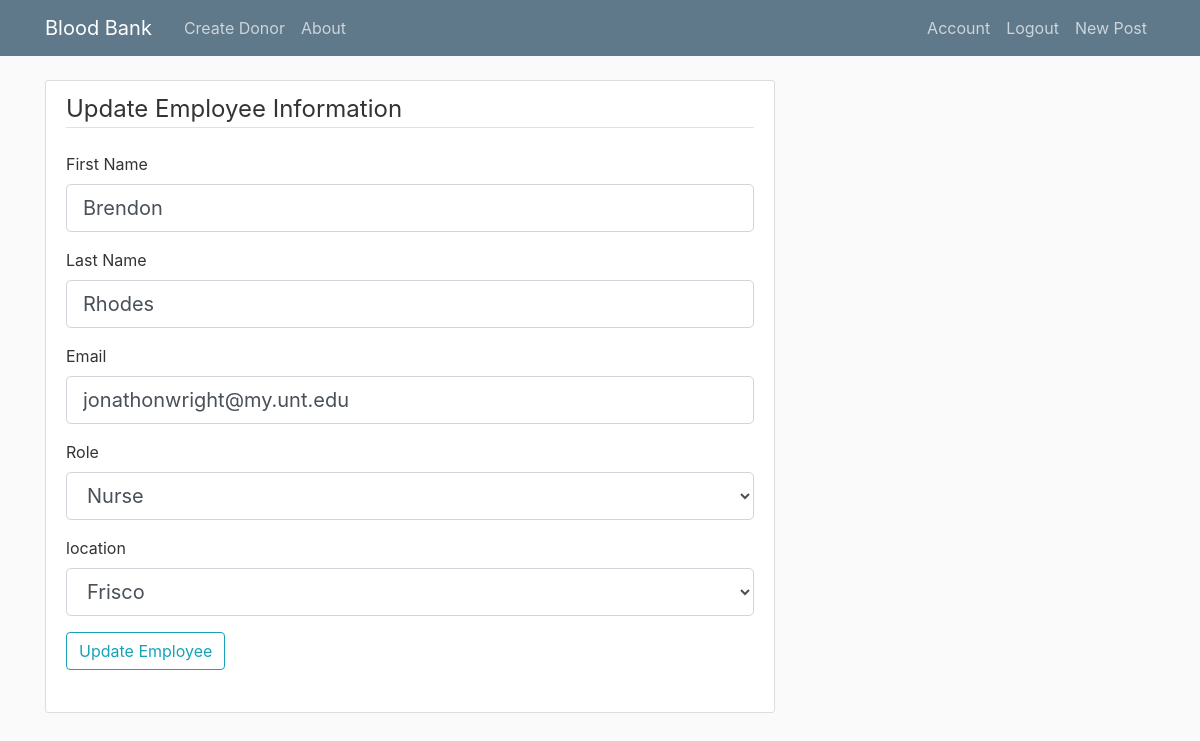
The app's page /account (signed in) with its own data.
### bloodapp/models.py (models this page shows, shortened)
class Staff(db.Model, UserMixin):
    id = db.Column(db.Integer, primary_key=True)
    first_name = db.Column(db.String(20), nullable=False)
    last_name = db.Column(db.String(20), nullable=False)
    password = db.Column(db.String(60), nullable=False)
    email = db.Column(db.String(30))
    role = db.Column(db.String(25))
    location = db.Column(db.String(25), nullable=False)

### bloodapp/routes.py (the view)
@app.route('/account', methods=["GET", "POST"])
@login_required
def UpdateEmployee():
    staff = current_user
    form = UpdateEmployeeForm()
    if form.validate_on_submit():
        staff.first_name=form.first_name.data.lower()
        staff.last_name=form.last_name.data.lower()
        staff.email=form.email.data
        staff.location=form.location.data
        db.session.commit()
        flash(f'Employee Updated', category='Success')
    elif request.method == 'GET':
        form.first_name.data=staff.first_name.capitalize()
        form.last_name.data=staff.last_name.capitalize()
        form.email.data=staff.email
        form.role.choices=[staff.role]
        form.location.data=staff.location
    return render_template('update_employee.html', title="Update Employee", form=form)

### bloodapp/forms.py (shortened to what this page needs)
class UpdateEmployeeForm(FlaskForm):
    banks = Bank.query.all()
    bank_names = [item.location for item in banks]
    roles = ["Nurse", "Doctor", "Admin"]
    first_name = StringField('First Name',
                           validators=[DataRequired(), Length(min=2, max=20)])
    last_name = StringField('Last Name',
                           validators=[DataRequired(), Length(min=2, max=20)])
    email = StringField('Email', validators=[DataRequired()])
    role = SelectField('Role', choices=roles,
                           validators=[Length(min=2, max=25)])
    location = SelectField('location', choices=bank_names, validators=[DataRequired()])
    submit = SubmitField('Update Employee')

### bloodapp/models.py (called while the page is built)
@loginManager.user_loader
def load_user(staff_id):
    return Staff.query.get(int(staff_id))

### bloodapp/templates/update_employee.html (shortened to what this page needs)
{% extends "layout.html" %}
{% block content %}
<div class="content-section">
    <form method="POST" action="">
        <fieldset class="form-group">
            <legend class="border-bottom mb-4">
                Update Employee Information
            </legend>
            <div class="form-group">
                {{form.first_name.label(class="form-control-label")}}
                {% if form.first_name.errors %}
                    {{form.first_name(class="form-control form-control-lg is-invalid")}}
                    <div class="invalid-feedback">
                        {% for error in form.first_name.errors %}
                            <span>{{ error }}</span>
                        {% endfor %}
                    </div>
                {% else %}
                {{form.first_name(class="form-control form-control-lg")}}
                {% endif %}
            </div>
            <div class="form-group">
                {{form.last_name.label(class="form-control-label")}}
                {% if form.last_name.errors %}
                    {{form.last_name(class="form-control form-control-lg is-invalid")}}
                    <div class="invalid-feedback">
                        {% for error in form.last_name.errors %}
                            <span>{{ error }}</span>
                        {% endfor %}
                    </div>
                {% else %}
                {{form.last_name(class="form-control form-control-lg")}}
                {% endif %}
            </div>
            <div class="form-group">
                {{form.email.label(class="form-control-label")}}
                {% if form.email.errors %}
                    {{form.email(class="form-control form-control-lg is-invalid")}}
                    <div class="invalid-feedback">
                        {% for error in form.email.errors %}
                            <span>{{ error }}</span>
                        {% endfor %}
                    </div>
                {% else %}
                {{form.email(class="form-control form-control-lg")}}
                {% endif %}
            </div>
            <div class="form-group">
                {{form.role.label(class="form-control-label")}}
                {% if form.role.errors %}
                    {{form.role(class="form-control form-control-lg is-invalid")}}
                    <div class="invalid-feedback">
                        {% for error in form.role.errors %}
                            <span>{{ error }}</span>
                        {% endfor %}
                    </div>
                {% else %}
                {{form.role(class="form-control form-control-lg")}}
                {% endif %}
            </div>
            <div class="form-group">
                {{form.location.label(class="form-control-label")}}
                {% if form.location.errors %}
                    {{form.location(class="is-invalid")}}
                    <div class="invalid-feedback">
                        {% for error in form.location.errors %}
                            <span>{{ error }}</span>
                        {% endfor %}
                    </div>
                {% else %}
                {{form.location(class="form-control form-control-lg")}}
                {% endif %}
            </div>
            <div class="form-group">
                {{ form.submit(class="btn btn-outline-info")}}
            </div>
        </fieldset>
    </form>
</div>
{% endblock content %}

### bloodapp/static/main.css (style rules this page uses)
body { background: #fafafa; color: #333333; margin-top: 5rem; }
.content-section { background: #ffffff; padding: 10px 20px; border: 1px solid #dddddd; border-radius: 3px; margin-bottom: 20px; }

### records on screen
Staff: first_name "Brendon", last_name "Rhodes", email "jonathonwright@my.unt.edu", role "Nurse", location "Frisco"
